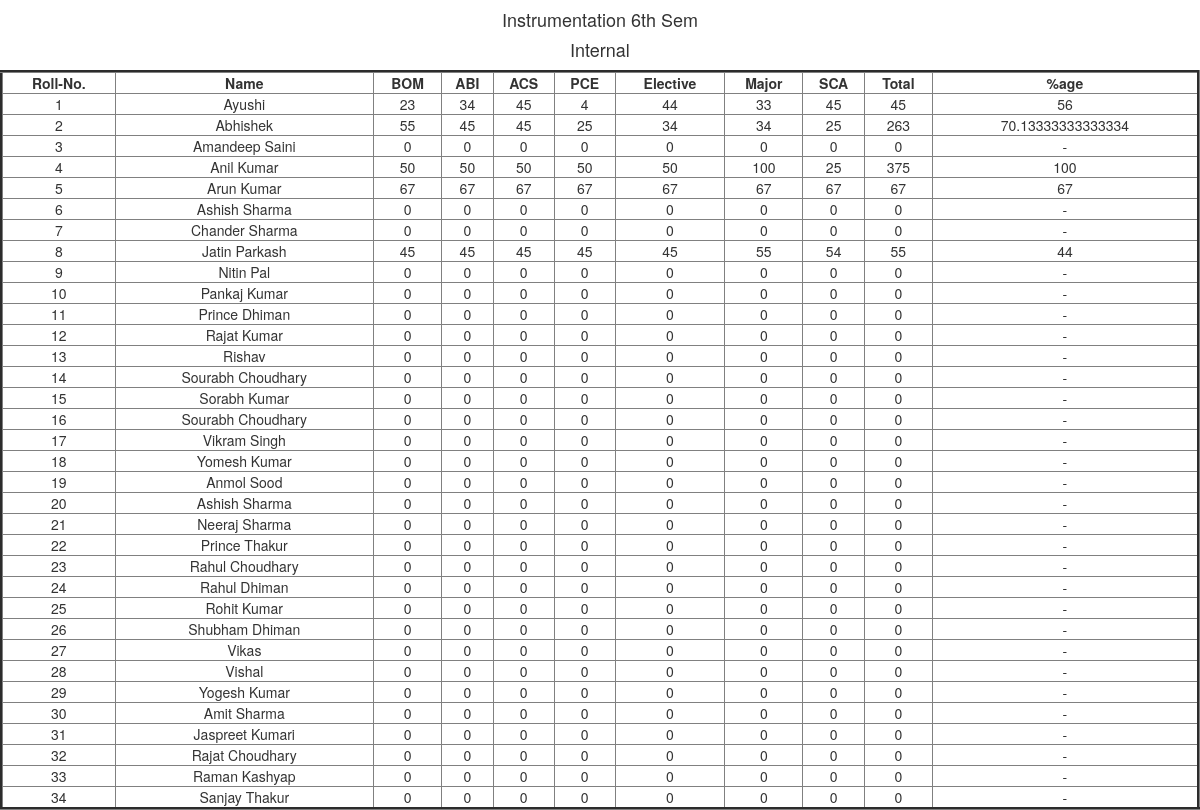
The app's page /students/instrument.php with its own data.
### tables this page shows
CREATE TABLE `instrument` (
  `rollno` varchar(250) NOT NULL,
  `name` varchar(250) NOT NULL,
  `bom` varchar(250) NOT NULL,
  `abi` varchar(250) NOT NULL,
  `acs` varchar(250) NOT NULL,
  `pce` varchar(250) NOT NULL,
  `elective` varchar(250) NOT NULL,
  `major` varchar(250) NOT NULL,
  `sca` varchar(250) NOT NULL,
  `total` varchar(250) NOT NULL,
  `page` varchar(250) NOT NULL
);

### students/instrument.php (the view, shortened to what this page needs)
<?php
include('config.php');
?>
<!DOCTYPE html>
<html>
<head>
	<link rel="stylesheet" type="text/css" href="asset/stylesheets/bootstrap.css">
	<link rel="stylesheet" type="text/css" href="asset/stylesheets/main.css">
	<link rel="stylesheet" type="text/css" href="asset/stylesheets/comp.css">
</head>
<body>
	<center><h4>Instrumentation 6th Sem </h4>
	<h4>Internal</h4></center>
	<table border = '3' class="table-responsive">
		<tr>
			<th>Roll-No.</th>
			<th>Name</th>
			<th>BOM</th>
			<th>ABI</th>
			<th>ACS</th>
			<th>PCE</th>
			<th>Elective</th>
			<th>Major</th>
			<th>SCA</th>
			<th>Total</th>
			<th>%age</th>
		</tr>
		<?php
			$sql = "SELECT * FROM instrument;";
			$result = mysqli_query($db,$sql);
			$resultCheck = mysqli_num_rows($result);
			if($resultCheck > 0){
				while($row = mysqli_fetch_assoc($result)){
					echo "<tr>";
					echo "<td>" .$row['rollno']  ."</td>";
					echo "<td>" .$row['name']  ."</td>";
					echo "<td>" .$row['bom']  ."</td>";
					echo "<td>" .$row['abi']  ."</td>";
					echo "<td>" .$row['acs']  ."</td>";
					echo "<td>" .$row['pce']  ."</td>";
					echo "<td>" .$row['elective']  ."</td>";
					echo "<td>" .$row['major']  ."</td>";
					echo "<td>" .$row['sca']  ."</td>";
					echo "<td>" .$row['total']  ."</td>";
					echo "<td>" .$row['page']  ."</td>";
					echo "</tr>";
				}
			}
		?>
	</table>
</body>
</html>

### asset/stylesheets/comp.css (style rules this page uses)
table tr td,th { text-align: center; }
table { width: 100%; }
::placeholder { color: #5d5; font-weight: 600; }

### records on screen
instrument: rollno "1", name "Ayushi", bom "23", abi "34", acs "45", pce "4", elective "44", major "33", sca "45", total "45", page "56"
instrument: rollno "2", name "Abhishek", bom "55", abi "45", acs "45", pce "25", elective "34", major "34", sca "25", total "263", page "70.13333333333334"
instrument: rollno "3", name "Amandeep Saini", bom "0", abi "0", acs "0", pce "0", elective "0", major "0", sca "0", total "0", page "-"
instrument: rollno "4", name "Anil Kumar", bom "50", abi "50", acs "50", pce "50", elective "50", major "100", sca "25", total "375", page "100"
instrument: rollno "5", name "Arun Kumar", bom "67", abi "67", acs "67", pce "67", elective "67", major "67", sca "67", total "67", page "67"
instrument: rollno "6", name "Ashish Sharma", bom "0", abi "0", acs "0", pce "0", elective "0", major "0", sca "0", total "0", page "-"
instrument: rollno "7", name "Chander Sharma", bom "0", abi "0", acs "0", pce "0", elective "0", major "0", sca "0", total "0", page "-"
instrument: rollno "8", name "Jatin Parkash", bom "45", abi "45", acs "45", pce "45", elective "45", major "55", sca "54", total "55", page "44"
instrument: rollno "9", name "Nitin Pal", bom "0", abi "0", acs "0", pce "0", elective "0", major "0", sca "0", total "0", page "-"
instrument: rollno "10", name "Pankaj Kumar", bom "0", abi "0", acs "0", pce "0", elective "0", major "0", sca "0", total "0", page "-"
instrument: rollno "11", name "Prince Dhiman", bom "0", abi "0", acs "0", pce "0", elective "0", major "0", sca "0", total "0", page "-"
instrument: rollno "12", name "Rajat Kumar", bom "0", abi "0", acs "0", pce "0", elective "0", major "0", sca "0", total "0", page "-"
instrument: rollno "13", name "Rishav", bom "0", abi "0", acs "0", pce "0", elective "0", major "0", sca "0", total "0", page "-"
instrument: rollno "14", name "Sourabh Choudhary", bom "0", abi "0", acs "0", pce "0", elective "0", major "0", sca "0", total "0", page "-"
instrument: rollno "15", name "Sorabh Kumar", bom "0", abi "0", acs "0", pce "0", elective "0", major "0", sca "0", total "0", page "-"
instrument: rollno "16", name "Sourabh Choudhary", bom "0", abi "0", acs "0", pce "0", elective "0", major "0", sca "0", total "0", page "-"
instrument: rollno "17", name "Vikram Singh", bom "0", abi "0", acs "0", pce "0", elective "0", major "0", sca "0", total "0", page "-"
instrument: rollno "18", name "Yomesh Kumar", bom "0", abi "0", acs "0", pce "0", elective "0", major "0", sca "0", total "0", page "-"
instrument: rollno "19", name "Anmol Sood", bom "0", abi "0", acs "0", pce "0", elective "0", major "0", sca "0", total "0", page "-"
instrument: rollno "20", name "Ashish Sharma", bom "0", abi "0", acs "0", pce "0", elective "0", major "0", sca "0", total "0", page "-"
instrument: rollno "21", name "Neeraj Sharma", bom "0", abi "0", acs "0", pce "0", elective "0", major "0", sca "0", total "0", page "-"
instrument: rollno "22", name "Prince Thakur", bom "0", abi "0", acs "0", pce "0", elective "0", major "0", sca "0", total "0", page "-"
instrument: rollno "23", name "Rahul Choudhary", bom "0", abi "0", acs "0", pce "0", elective "0", major "0", sca "0", total "0", page "-"
instrument: rollno "24", name "Rahul Dhiman", bom "0", abi "0", acs "0", pce "0", elective "0", major "0", sca "0", total "0", page "-"
instrument: rollno "25", name "Rohit Kumar", bom "0", abi "0", acs "0", pce "0", elective "0", major "0", sca "0", total "0", page "-"
instrument: rollno "26", name "Shubham Dhiman", bom "0", abi "0", acs "0", pce "0", elective "0", major "0", sca "0", total "0", page "-"
instrument: rollno "27", name "Vikas", bom "0", abi "0", acs "0", pce "0", elective "0", major "0", sca "0", total "0", page "-"
instrument: rollno "28", name "Vishal", bom "0", abi "0", acs "0", pce "0", elective "0", major "0", sca "0", total "0", page "-"
instrument: rollno "29", name "Yogesh Kumar", bom "0", abi "0", acs "0", pce "0", elective "0", major "0", sca "0", total "0", page "-"
instrument: rollno "30", name "Amit Sharma", bom "0", abi "0", acs "0", pce "0", elective "0", major "0", sca "0", total "0", page "-"
instrument: rollno "31", name "Jaspreet Kumari", bom "0", abi "0", acs "0", pce "0", elective "0", major "0", sca "0", total "0", page "-"
instrument: rollno "32", name "Rajat Choudhary", bom "0", abi "0", acs "0", pce "0", elective "0", major "0", sca "0", total "0", page "-"
instrument: rollno "33", name "Raman Kashyap", bom "0", abi "0", acs "0", pce "0", elective "0", major "0", sca "0", total "0", page "-"
instrument: rollno "34", name "Sanjay Thakur", bom "0", abi "0", acs "0", pce "0", elective "0", major "0", sca "0", total "0", page "-"
